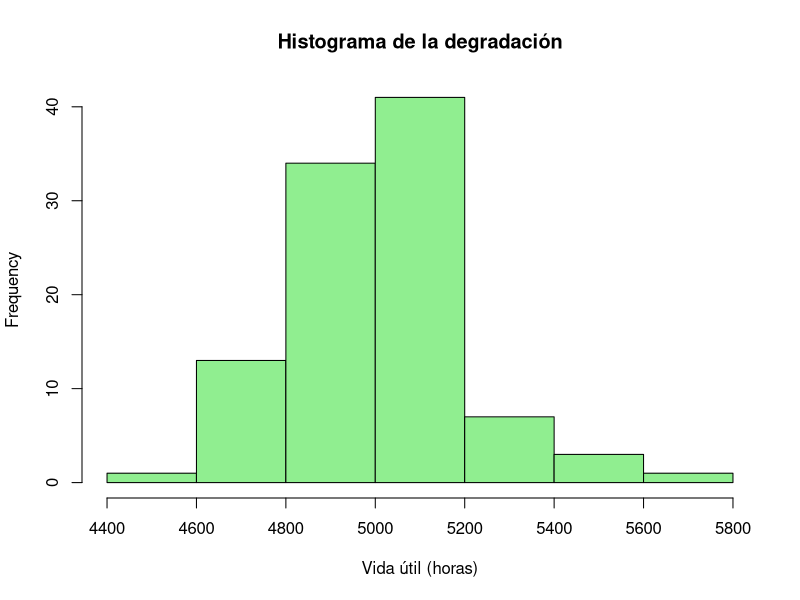
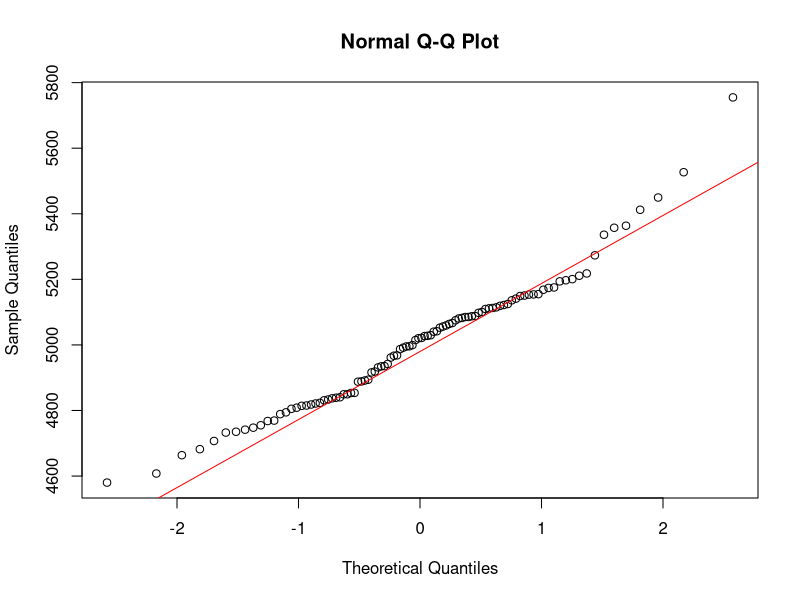
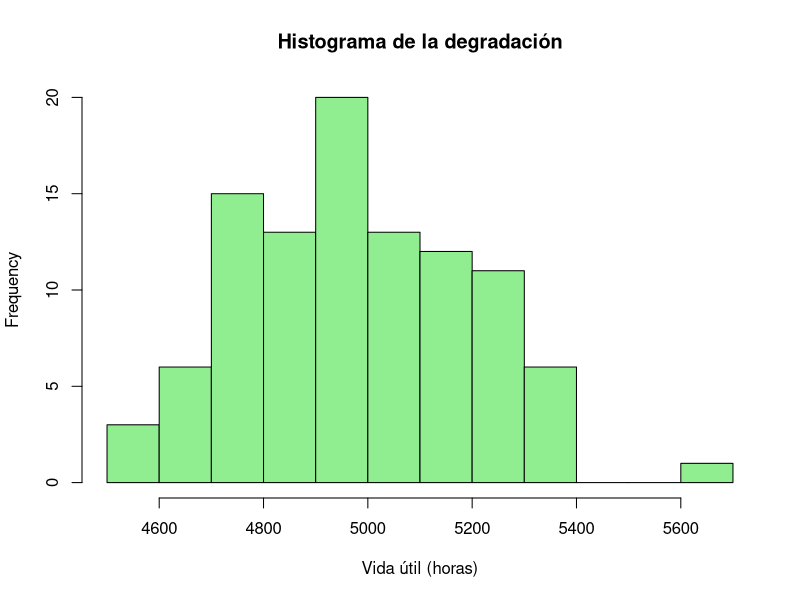
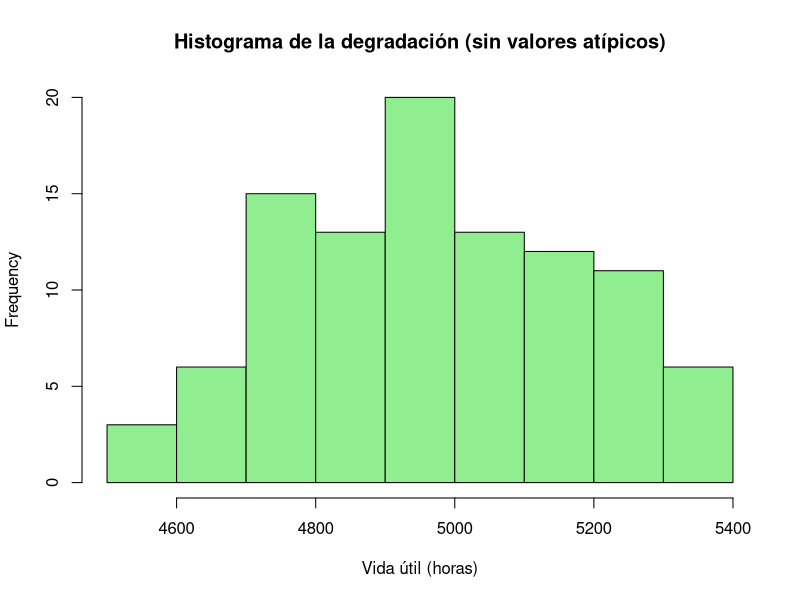
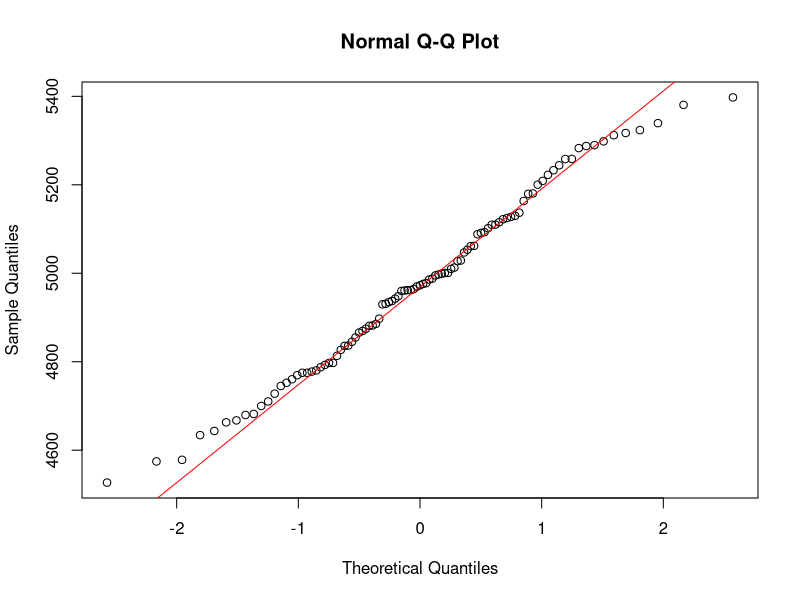
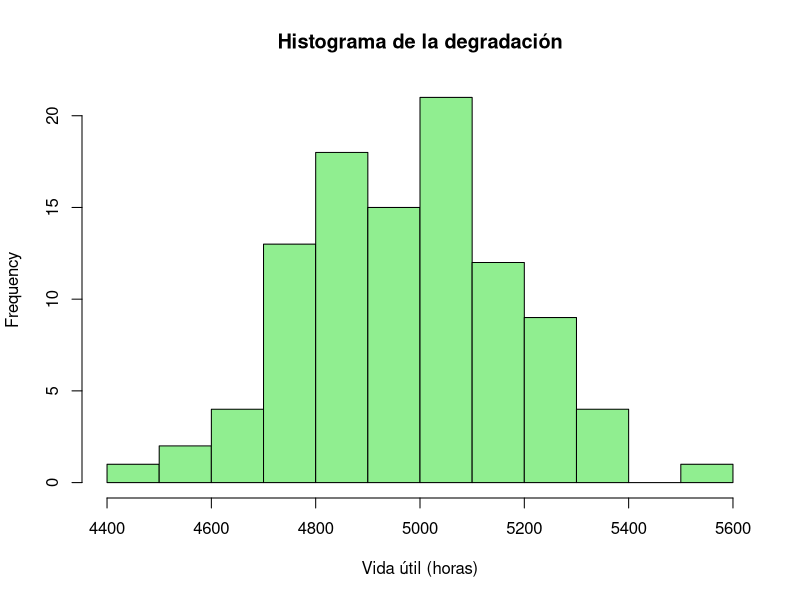
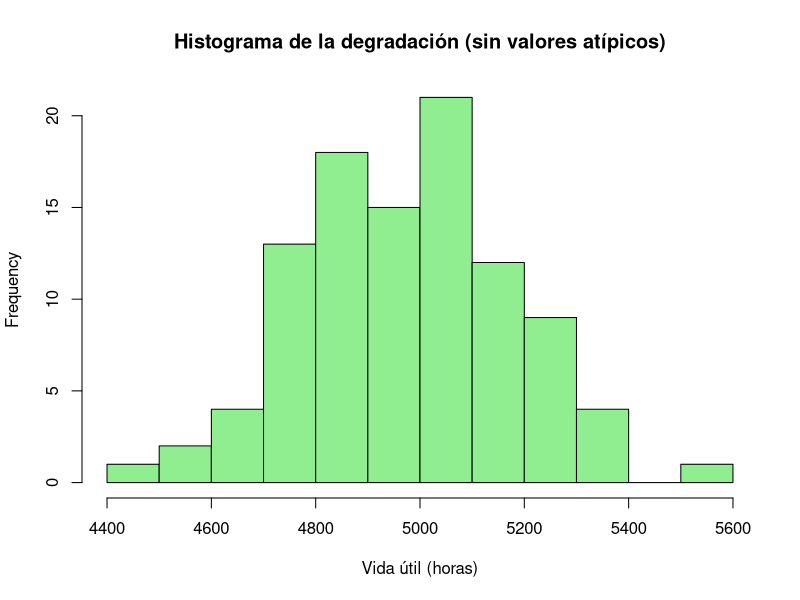
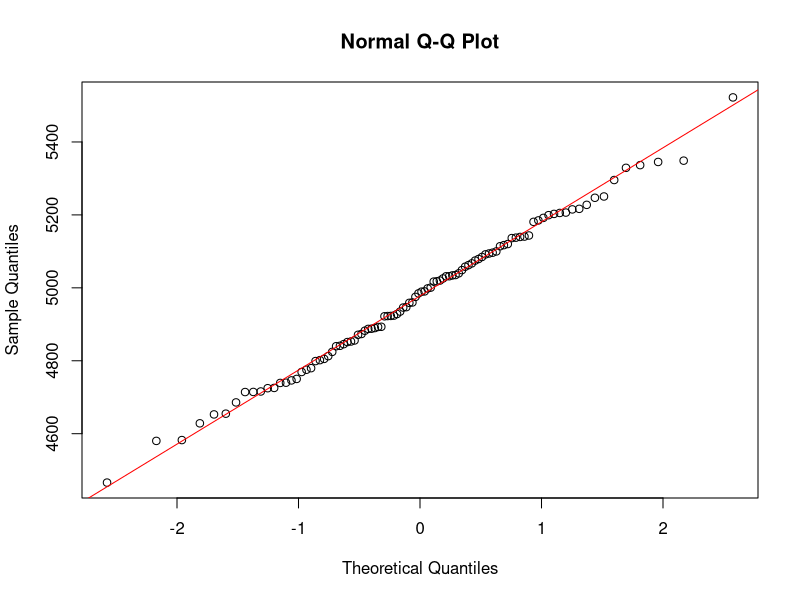

Reproduce these figures in R, in order.
# =====================================================
# CASO 1: Distancia larga – Peso alto
# =====================================================
# En este caso, la prueba de Shapiro–Wilk arroja un p-value < 0.05,
# por lo que se rechaza la hipótesis de normalidad.
# Sin embargo, la prueba de Kolmogorov–Smirnov presenta un p-value > 0.05,
# indicando que los datos pueden modelarse adecuadamente mediante
# una distribución Normal a nivel global.

datos <- read.csv("Datos_Caso_1.csv")
head(datos)

# Histograma de la vida útil de la batería
hist(datos$Vida_util_horas,
     main = "Histograma de la degradación",
     xlab = "Vida útil (horas)",
     col = "lightgreen")

# Gráfico Q-Q para evaluar visualmente la normalidad
qqnorm(datos$Vida_util_horas)
qqline(datos$Vida_util_horas, col = "red")

# Prueba de normalidad de Shapiro–Wilk
shapiro.test(datos$Vida_util_horas)

# Vector de vida útil
vida <- datos$Vida_util_horas

# Prueba de bondad de ajuste Kolmogorov–Smirnov para Normal
ks.test(
  vida,
  "pnorm",
  mean = mean(vida),
  sd   = sd(vida)
)

# =====================================================
# CASO 2: Distancia corta – Peso alto
# =====================================================
# Se identifican valores atípicos mediante el criterio del rango intercuartílico (IQR).
# Para evaluar la normalidad sin la influencia de dichos valores extremos,
# se realiza el análisis sobre los datos acotados.
# La prueba de Shapiro–Wilk arroja un p-value > 0.05,
# por lo que no se rechaza la hipótesis de normalidad.

datos <- read.csv("Datos_Caso_2.csv")
head(datos)

# Histograma de los datos originales
hist(datos$Vida_util_horas,
     main = "Histograma de la degradación",
     xlab = "Vida útil (horas)",
     col = "lightgreen")

# Cálculo de límites para detección de valores atípicos (IQR)
Q1 <- quantile(datos$Vida_util_horas, 0.25)
Q3 <- quantile(datos$Vida_util_horas, 0.75)
IQR_val <- IQR(datos$Vida_util_horas)
lim_inf <- Q1 - 1.5 * IQR_val
lim_sup <- Q3 + 1.5 * IQR_val

# Eliminación de valores atípicos
datos_sin_outliers <- datos$Vida_util_horas[
  datos$Vida_util_horas >= lim_inf &
    datos$Vida_util_horas <= lim_sup
]

# Histograma sin valores atípicos
hist(datos_sin_outliers,
     main = "Histograma de la degradación (sin valores atípicos)",
     xlab = "Vida útil (horas)",
     col = "lightgreen")

# Gráfico Q-Q
qqnorm(datos_sin_outliers)
qqline(datos_sin_outliers, col = "red")

# Prueba de Shapiro–Wilk
shapiro.test(datos_sin_outliers)

# Prueba de Kolmogorov–Smirnov sobre los datos originales
vida <- datos$Vida_util_horas
ks.test(
  vida,
  "pnorm",
  mean = mean(vida),
  sd   = sd(vida)
)

# =====================================================
# CASO 3: Distancia corta – Peso bajo
# =====================================================
# Se identifican valores atípicos mediante el criterio IQR.
# Tras acotar los datos, la prueba de Shapiro–Wilk arroja un p-value muy alto,
# indicando que los datos siguen una distribución Normal.
# La prueba de Kolmogorov–Smirnov confirma este ajuste.

datos <- read.csv("Datos_Caso_3.csv")
head(datos)

# Histograma de los datos originales
hist(datos$Vida_util_horas,
     main = "Histograma de la degradación",
     xlab = "Vida útil (horas)",
     col = "lightgreen")

# Detección de valores atípicos
Q1 <- quantile(datos$Vida_util_horas, 0.25)
Q3 <- quantile(datos$Vida_util_horas, 0.75)
IQR_val <- IQR(datos$Vida_util_horas)
lim_inf <- Q1 - 1.5 * IQR_val
lim_sup <- Q3 + 1.5 * IQR_val

# Datos sin valores atípicos
datos_sin_outliers <- datos$Vida_util_horas[
  datos$Vida_util_horas >= lim_inf &
    datos$Vida_util_horas <= lim_sup
]

# Histograma sin valores atípicos
hist(datos_sin_outliers,
     main = "Histograma de la degradación (sin valores atípicos)",
     xlab = "Vida útil (horas)",
     col = "lightgreen")

# Gráfico Q-Q
qqnorm(datos_sin_outliers)
qqline(datos_sin_outliers, col = "red")

# Prueba de Shapiro–Wilk
shapiro.test(datos_sin_outliers)

# Prueba de Kolmogorov–Smirnov
vida <- datos$Vida_util_horas
ks.test(
  vida,
  "pnorm",
  mean = mean(vida),
  sd   = sd(vida)
)


datos1 <- read.csv("Datos_Caso_1.csv")
datos2 <- read.csv("Datos_Caso_2.csv")
datos3 <- read.csv("Datos_Caso_3.csv")

datos_total <- rbind(datos1, datos2, datos3)
modelo <- lm(Vida_util_horas ~ Peso_kg + Distancia_m, data = datos_total)
summary(modelo)

res <- residuals(modelo)
qqnorm(res)
qqline(res, col = "red")
shapiro.test(res) 
plot(modelo, which = 1)
plot(modelo, which = 2)